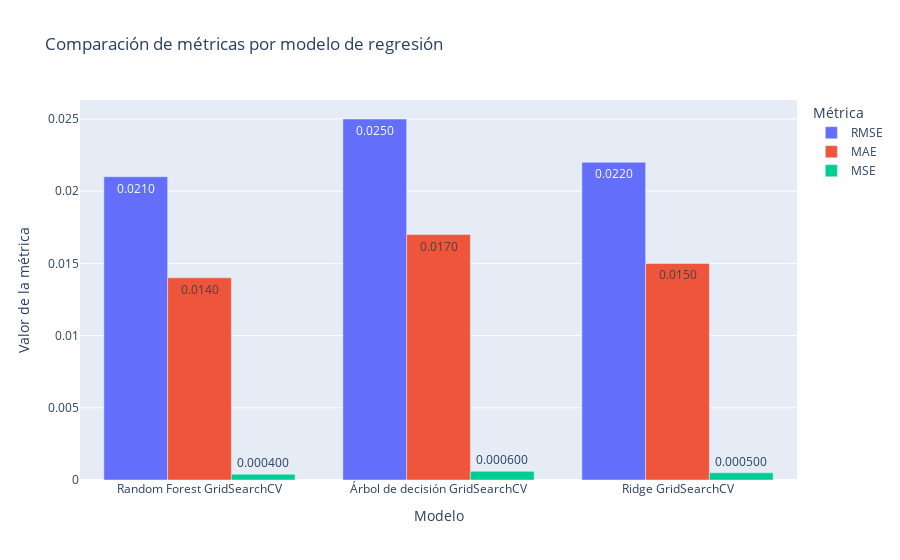

Notebook source saved alongside this figure:
### Code cell
import plotly.graph_objects as go

# Datos
modelos = df_metricas['Modelo'].tolist()

mae =   df_metricas['MAE'].round(3).tolist()
mse =   df_metricas['MSE'].round(4).tolist()
rmse =  df_metricas['RMSE'].round(3).tolist()

# Crear figura
fig = go.Figure()

fig.add_trace(go.Bar(name="RMSE", x=modelos, y=rmse, text=[f"{v:.4f}" for v in rmse], textposition="auto"))
fig.add_trace(go.Bar(name="MAE", x=modelos, y=mae, text=[f"{v:.4f}" for v in mae], textposition="auto"))
fig.add_trace(go.Bar(name="MSE", x=modelos, y=mse, text=[f"{v:.6f}" for v in mse], textposition="auto"))


# Layout
fig.update_layout(
    barmode='group',
    title="Comparación de métricas por modelo de regresión",
    xaxis_title="Modelo",
    yaxis_title="Valor de la métrica",
    legend_title="Métrica",
    height=500
)

fig.show()

### Figure 1 — Plotly figure (JSON) as saved in the notebook; plotly's stock layout.template omitted (floating-point values rounded to 4 significant figures)
{"data": [{"name": "RMSE", "text": ["0.0210", "0.0250", "0.0220"], "textposition": "auto", "type": "bar", "x": ["Random Forest GridSearchCV", "Árbol de decisión GridSearchCV", "Ridge GridSearchCV"], "y": [0.021, 0.025, 0.022]}, {"name": "MAE", "text": ["0.0140", "0.0170", "0.0150"], "textposition": "auto", "type": "bar", "x": ["Random Forest GridSearchCV", "Árbol de decisión GridSearchCV", "Ridge GridSearchCV"], "y": [0.014, 0.017, 0.015]}, {"name": "MSE", "text": ["0.000400", "0.000600", "0.000500"], "textposition": "auto", "type": "bar", "x": ["Random Forest GridSearchCV", "Árbol de decisión GridSearchCV", "Ridge GridSearchCV"], "y": [0.0004, 0.0006, 0.0005]}], "layout": {"autosize": true, "barmode": "group", "legend": {"title": {"text": "Métrica"}}, "title": {"text": "Comparación de métricas por modelo de regresión"}, "xaxis": {"autorange": true, "range": [-0.5, 2.5], "title": {"text": "Modelo"}, "type": "category"}, "yaxis": {"autorange": true, "range": [0, 0.02632], "title": {"text": "Valor de la métrica"}, "type": "linear"}}}
